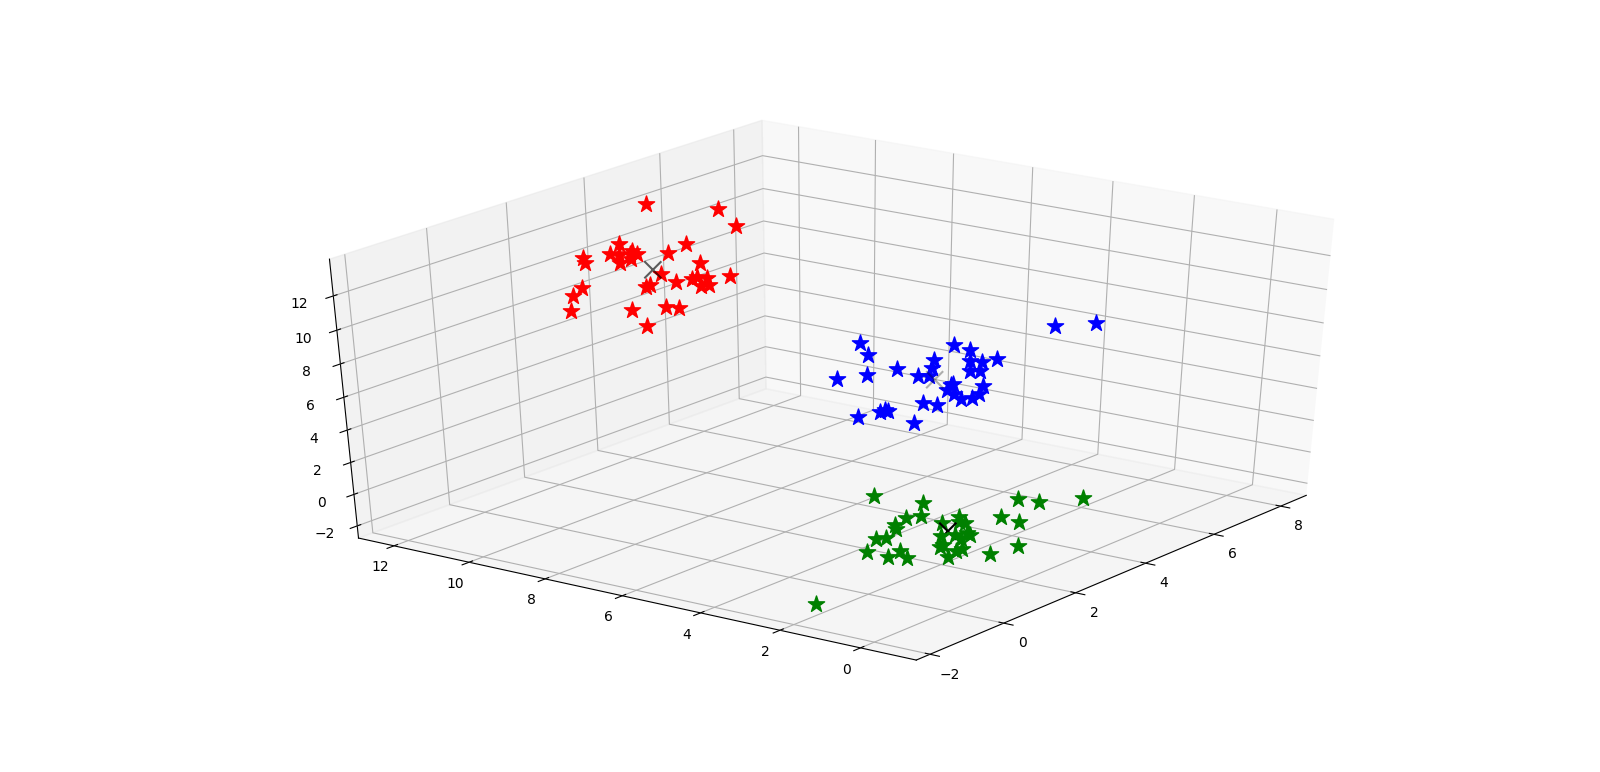

This figure's Python source:
# -*- coding: utf-8 -*-
"""
Created on Wed Jun  7 14:47:20 2017

@author: uyat
"""

import matplotlib.pyplot as plt
from sklearn.cluster import MeanShift
from sklearn.datasets.samples_generator import make_blobs
from mpl_toolkits.mplot3d import Axes3D
import numpy as np

centeres = [[1,1,1],[5,5,5],[3,10,10]]
X,_ = make_blobs(n_samples = 100, centers = centeres,cluster_std = 1)

ms = MeanShift()
ms.fit(X)
labels = ms.labels_
cluster_centeres = ms.cluster_centers_
print(cluster_centeres)
print(labels)
no_clusters = len(np.unique(labels))
print(no_clusters)


colors = 10*['r','g','b','c','k','y','m']
fig = plt.figure()
ax = fig.add_subplot(111,projection = '3d')

for i in range(len(X)):
    ax.scatter(X[i][0], X[i][1], X[i][2], s =150, c = colors[labels[i]] ,marker = "*")

ax.scatter(cluster_centeres[:,0],cluster_centeres[:,1],cluster_centeres[:,2], s = 150, c = "k",marker="x")

plt.show()
